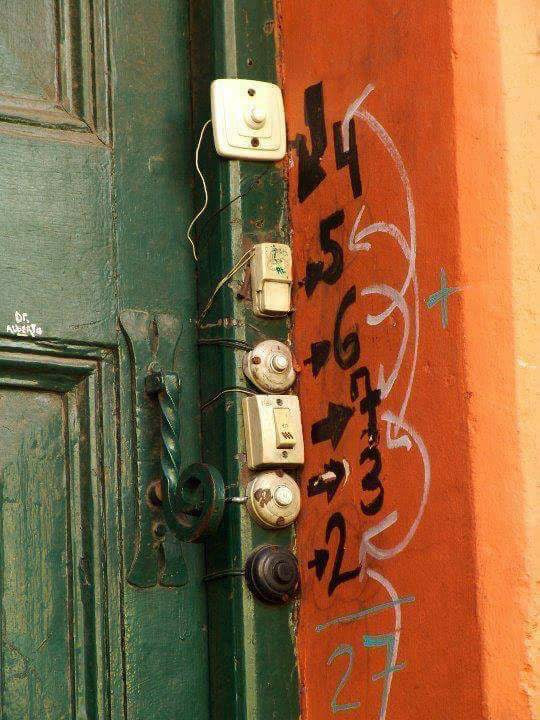
#> input picture content/img/imagen_2.jpg, 540 x 720 px
$ jupyter execute --allow-errors Untitled.ipynb
#> lines starting #> are read from the running program, lines starting #| are printed output that depends on the picture
# Día 1 - Ejercicios

## Ejercicio 1

Crear una función que muestre una imagen en pantalla

```{admonition} Solución
:class: dropdown

```python
import matplotlib.pyplot as plt

def imshow(title, img):
    plt.figure()
    if img.ndim == 2:
        plt.imshow(img, cmap='gray')
    else:
        plt.imshow(img)
    plt.title(title)
    plt.axis('off')

```

## Ejercicio 2

Crear una función que transforme el espacio BGR↔RGB sin usar `cvtColor`

```{admonition} Solución
:class: dropdown

```python
import cv2
import numpy as np
import matplotlib.pyplot as plt

def bgr2rgb(brg_img: np.array) -> np.array:
   blue, green, red = cv2.split(brg_img)
   return cv2.merge([red,green,blue])

def rgb2bgr(brg_img: np.array) -> np.array:
   blue, green, red = cv2.split(brg_img)
   return cv2.merge([blue,green,red])

```

[cell 1]
import cv2
import numpy as np
import matplotlib.pyplot as plt

def bgr2rgb(brg_img: np.array) -> np.array:
   blue, green, red = cv2.split(brg_img)
   return cv2.merge([red,green,blue])

def rgb2bgr(brg_img: np.array) -> np.array:
   blue, green, red = cv2.split(brg_img)
   return cv2.merge([blue,green,red])

img = cv2.imread("../img/imagen_2.jpg",cv2.IMREAD_COLOR)
#> img is the input picture: shape (720, 540, 3); mean B, G, R 62.8, 98.3, 137.6

#> (the rest of this cell did not finish here and is left out)

## Ejercicio 1

Crear una función que transforme el espacio BGR↔RGB sin usar `cvtColor`

```{admonition} Solución — Ejercicio 1
:class: dropdown

```python
import numpy as np

def bgr_to_rgb_view(bgr_img: np.ndarray) -> np.ndarray:
    '''
    Devuelve una VISTA (no copia) con canales invertidos.
    Requiere que el último eje sea C y C>=3.
    '''
    assert bgr_img.ndim == 3 and bgr_img.shape[2] >= 3
    # Inversión por slicing crea una vista (stride negativo) cuando es posible
    return bgr_img[..., ::-1]

def rgb_to_bgr_view(rgb_img: np.ndarray) -> np.ndarray:
    assert rgb_img.ndim == 3 and rgb_img.shape[2] >= 3
    return rgb_img[..., ::-1]

# Comprobación de vista vs copia
rgb_view = bgr_to_rgb_view(bgr)
print("Comparte memoria:", np.shares_memory(bgr, rgb_view))  # True esperado

# Visualización correcta con matplotlib (espera RGB)
imshow("RGB (vista desde BGR)", rgb_view, bgr=False)
```

[cell 2]
import cv2
import numpy as np
import matplotlib.pyplot as plt

def bgr2rgb(brg_img: np.array) -> np.array:
   blue, red, green = cv2.split(brg_img)
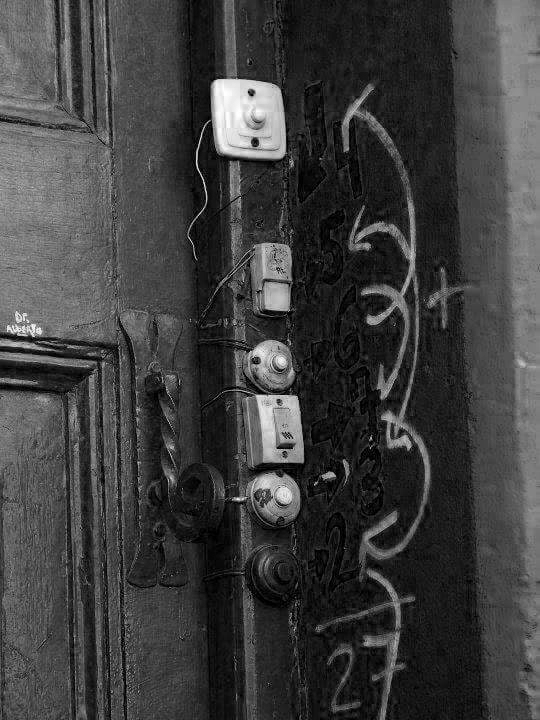
#> blue: shape (720, 540); min 0, max 255, mean 62.8
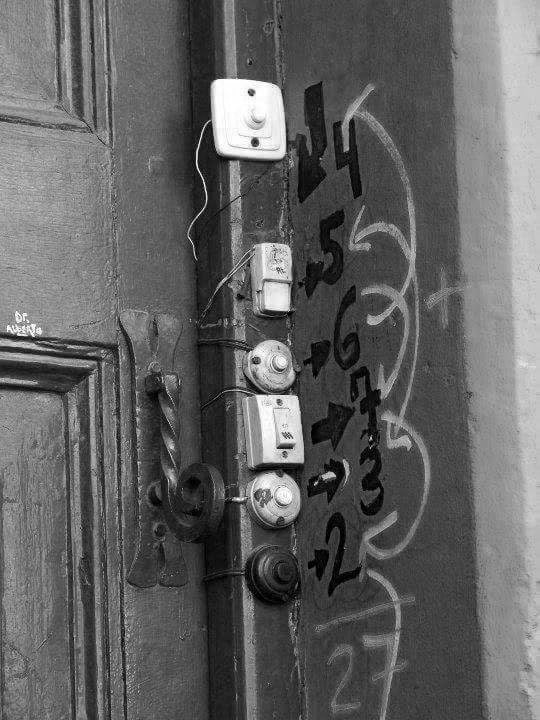
#> red: shape (720, 540); min 0, max 255, mean 98.3
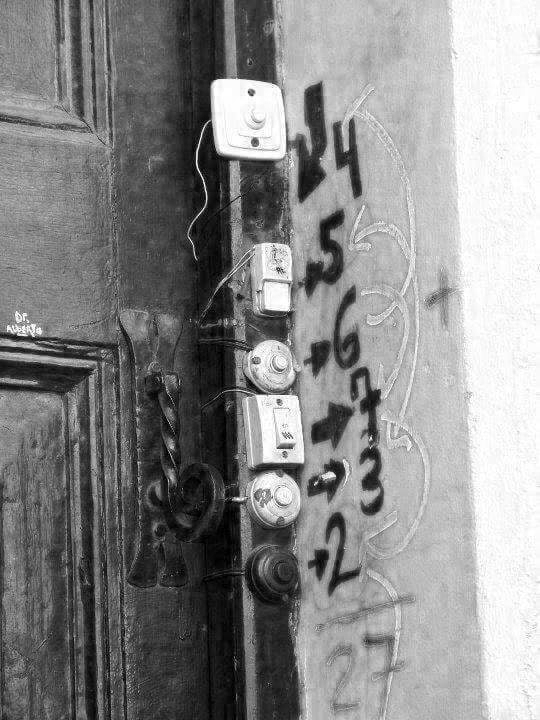
#> green: shape (720, 540); min 0, max 255, mean 137.6
   return cv2.merge([red,green,blue])
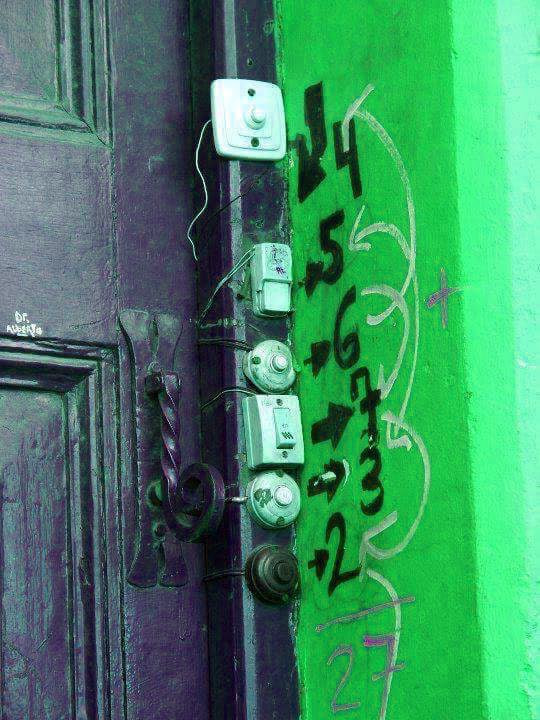
#> returned value: shape (720, 540, 3); mean of channels 0, 1, 2 98.3, 137.6, 62.8; drawn as B, G, R

def rgb2bgr(brg_img: np.array) -> np.array:
   blue, red, green = cv2.split(brg_img)
   return cv2.merge([blue,green,red])

# Cargar imagen original
from pathlib import Path
img_folder = "../img/"
img_file = "imagen_2.jpg"
img_path = Path(img_folder + img_file)
img_bgr = cv2.imread(img_path,cv2.IMREAD_COLOR)
img_rgb = bgr2rgb(img_bgr)

$ run again, with content/img/imagen_1.jpg copied over content/img/imagen_2.jpg
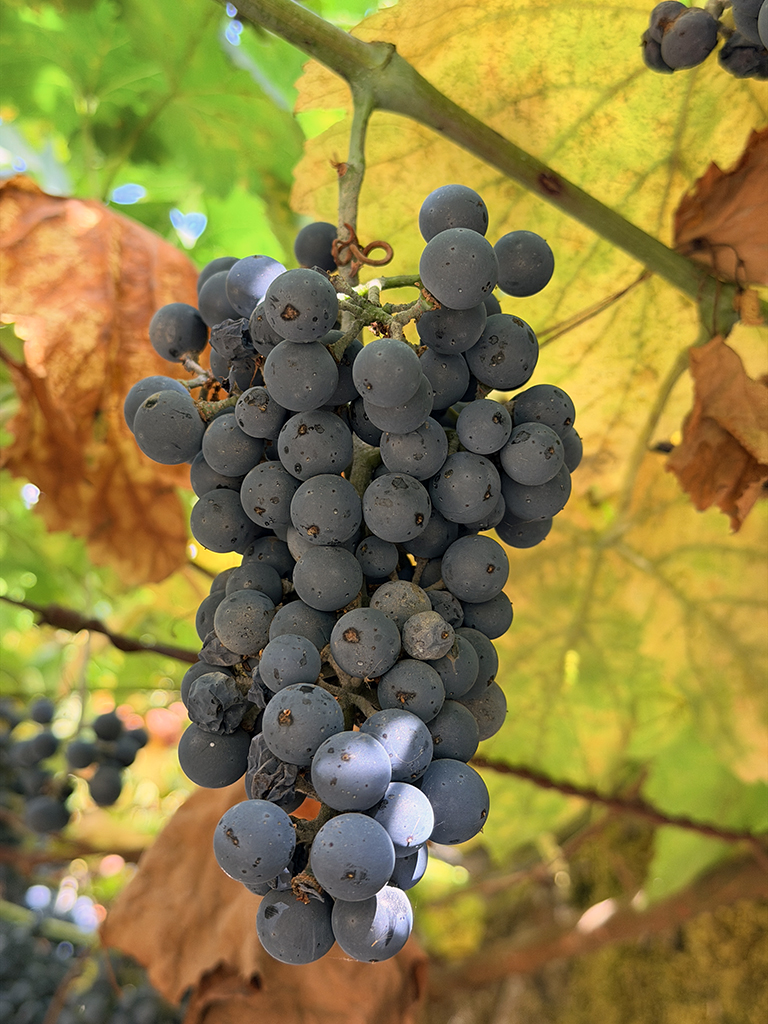
#> input picture content/img/imagen_1.jpg, 768 x 1024 px
#> img is the input picture: shape (1024, 768, 3); mean B, G, R 65.7, 126.8, 140.7
#> in bgr2rgb, `blue, red, green = cv2.split(brg_img)`:
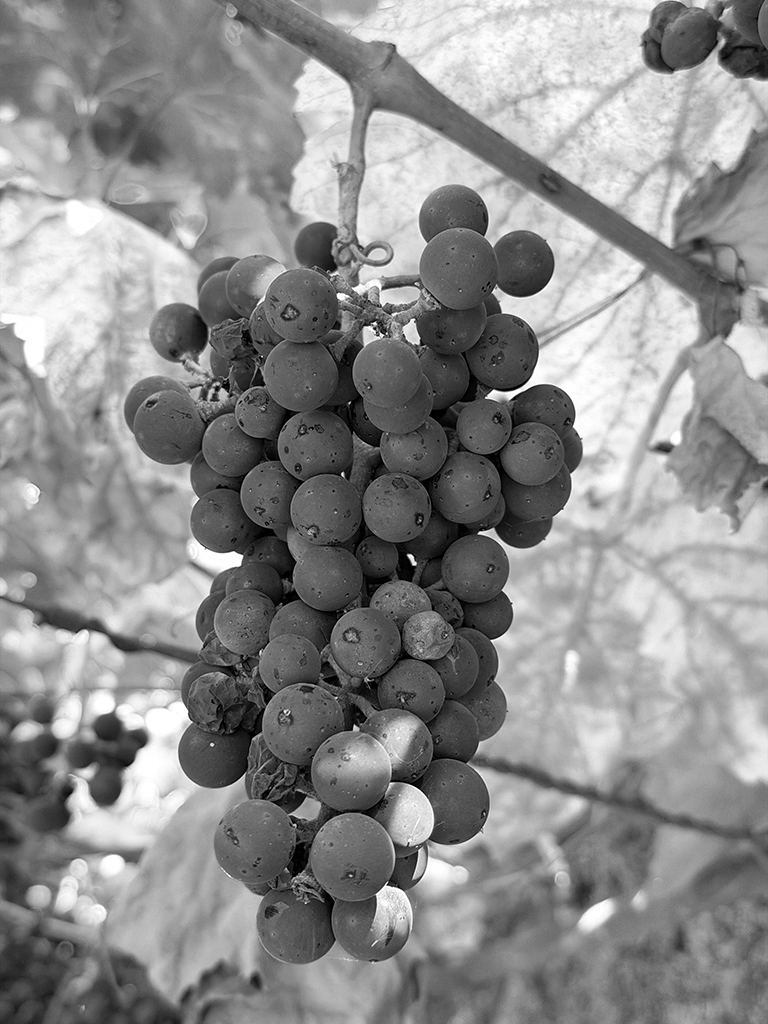
#> green: shape (1024, 768); min 0, max 255, mean 140.7
#> in bgr2rgb, `return cv2.merge([red,green,blue])`:
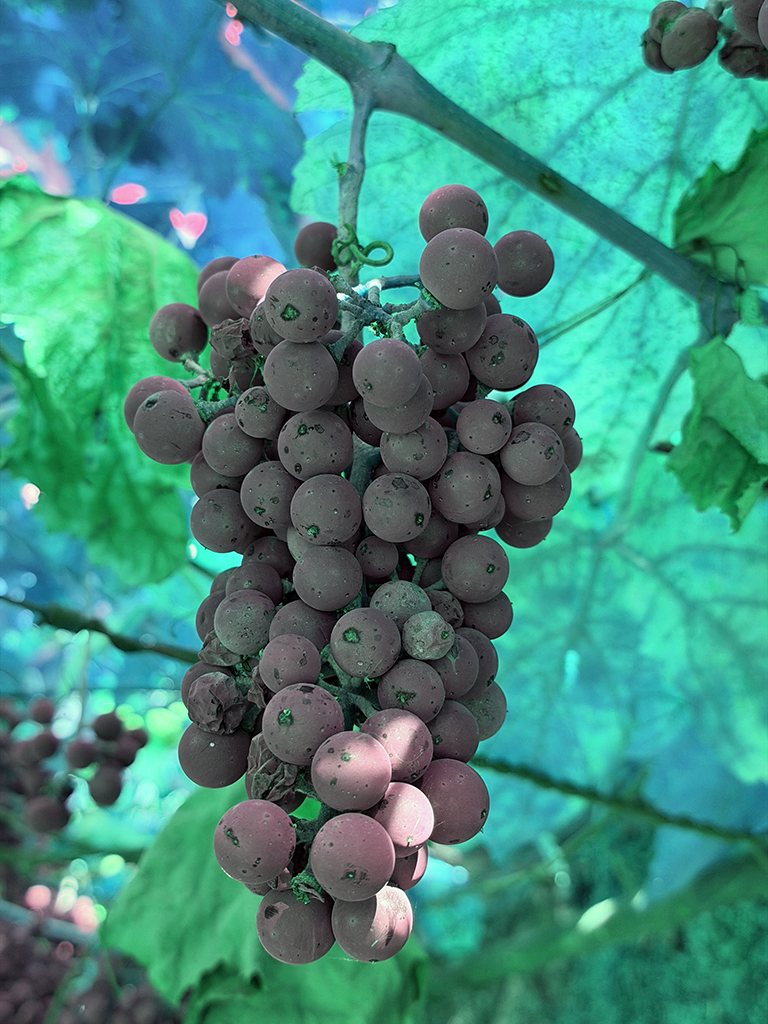
#> returned value: shape (1024, 768, 3); mean of channels 0, 1, 2 126.8, 140.7, 65.7; drawn as B, G, R

$ run again, with content/img/imagen_3.jpg copied over content/img/imagen_2.jpg
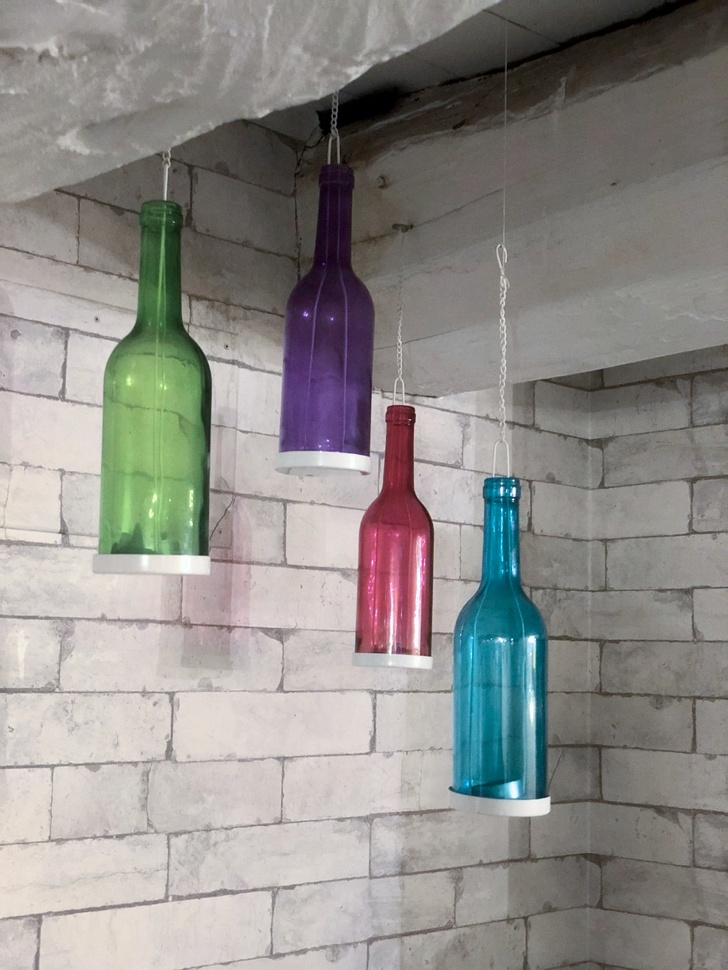
#> input picture content/img/imagen_3.jpg, 728 x 970 px, shrunk from 1024 x 1365 before the run
#> img is the input picture: shape (970, 728, 3); mean B, G, R 137.3, 141, 143.3
#> in bgr2rgb, `blue, red, green = cv2.split(brg_img)`:
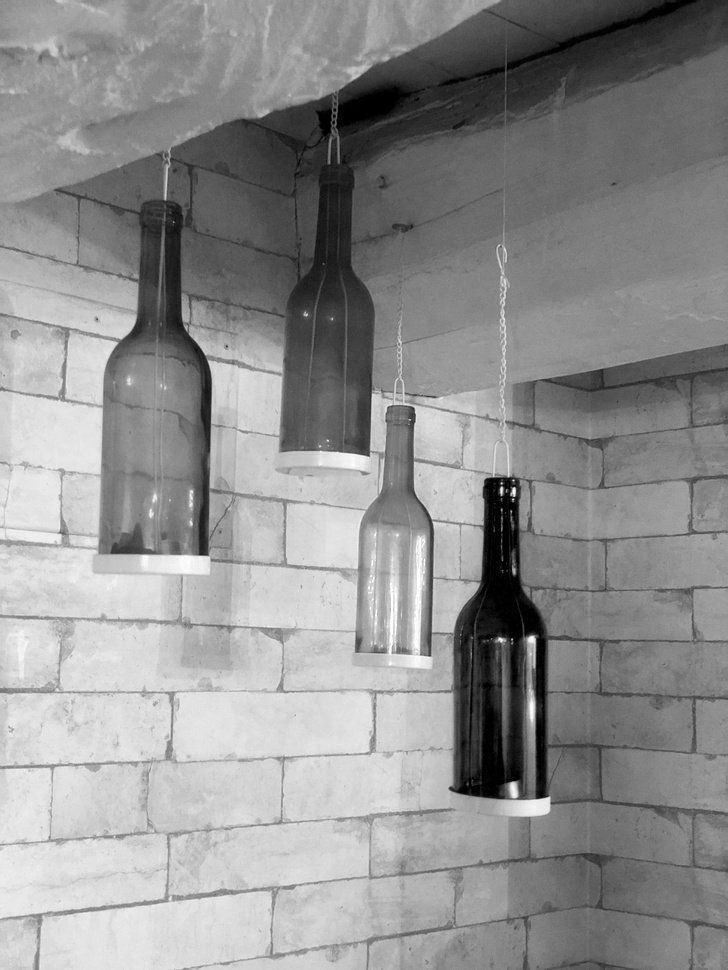
#> green: shape (970, 728); min 0, max 255, mean 143.3
#> in bgr2rgb, `return cv2.merge([red,green,blue])`:
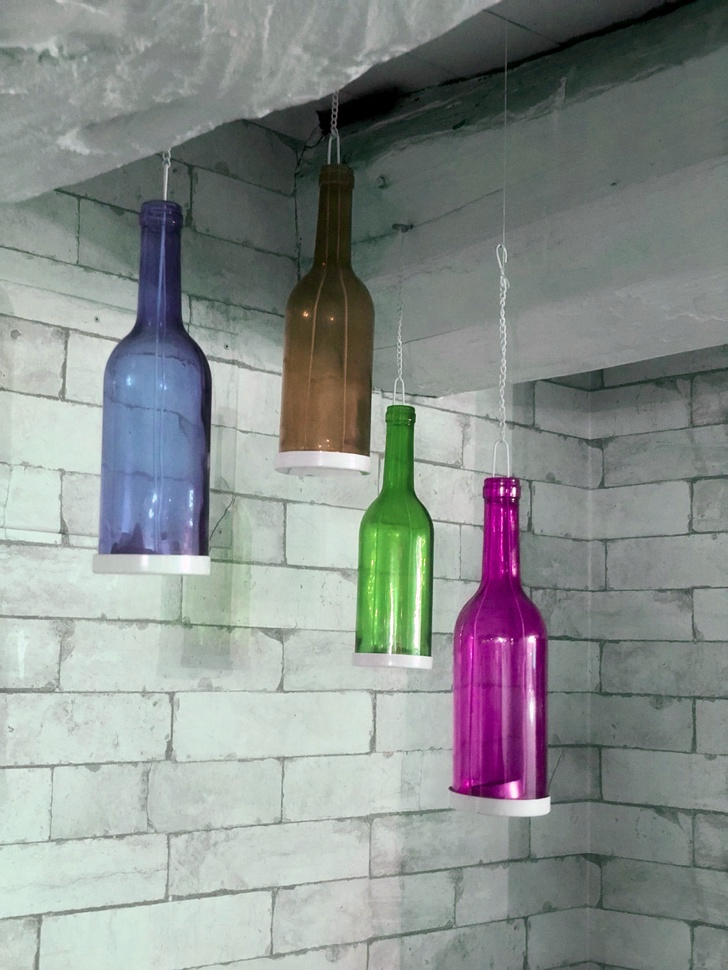
#> returned value: shape (970, 728, 3); mean of channels 0, 1, 2 141, 143.3, 137.3; drawn as B, G, R
